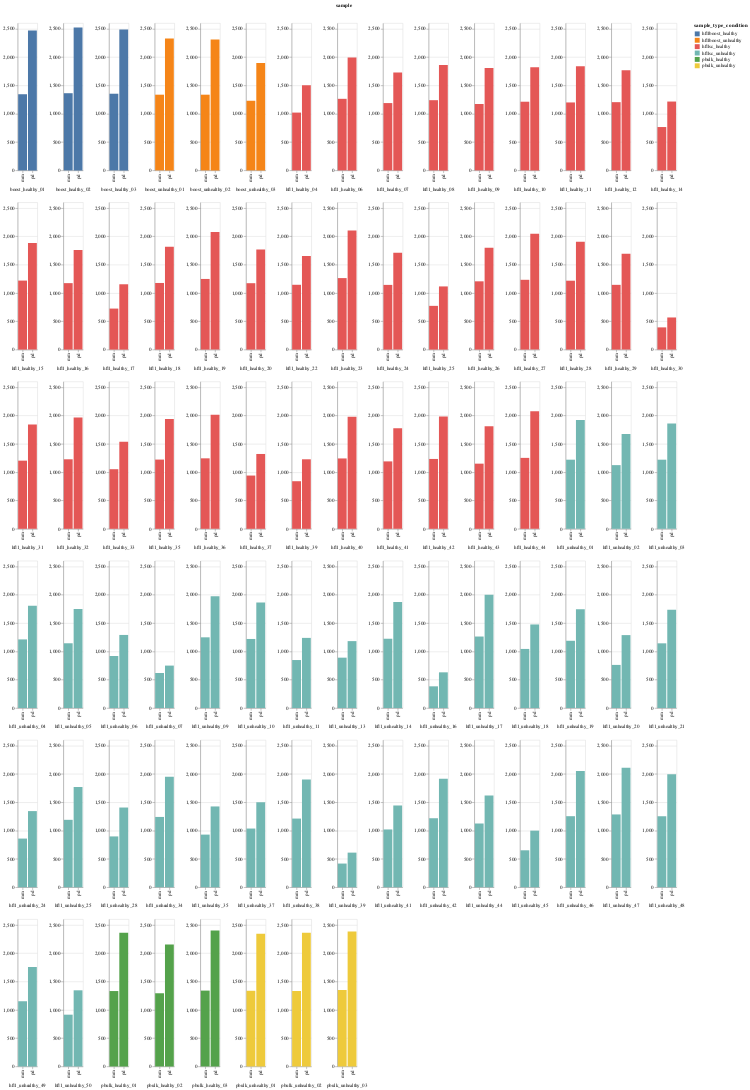

Notebook cell for this chart:
### Code cell
oscutils.make_proteins_counts_plot(quant_or_found="quant")

### Figure 1 — Vega-Lite specification as saved in the notebook (floating-point values rounded to 4 significant figures; data arrays with more than 128 entries replaced by an {"elided": "..."} marker saying what was removed)
{"config": {"view": {"continuousWidth": 400, "continuousHeight": 300}, "facet": {"spacing": 0}}, "data": {"name": "data-8c029fcb5780d6c16b01d724b0df9b33"}, "facet": {"field": "sample", "header": {"labelOrient": "bottom"}, "type": "nominal"}, "spec": {"mark": "bar", "encoding": {"color": {"field": "sample_type_condition", "type": "nominal"}, "x": {"axis": {"title": " ", "titleY": -320}, "field": "software", "type": "nominal"}, "y": {"axis": {"title": null}, "field": "quant_proteins_count", "type": "quantitative"}}}, "columns": 15, "resolve": {"axis": {"x": "independent", "y": "independent"}}, "$schema": "https://vega.github.io/schema/vega-lite/v4.17.0.json", "datasets": {"data-8c029fcb5780d6c16b01d724b0df9b33": {"elided": "166 records"}}}
